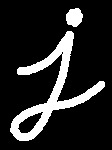
#> input picture PruebasImagenes/j.jpeg, 112 x 150 px, found by its file name
$ python morfologia.py   (Python 2 division)
#> lines starting #> are read from the running program, lines starting #| are printed output that depends on the picture; after the words box and inside, x2 and y2 are one past the last pixel; in counts of white or black regions, pixels touching at a corner belong together
import numpy as np
import cv2
import math
import time

from PIL import Image


def erode(img, kernel):
    return cv2.erode(img,kernel)
def dilate(img, kernel):
    return cv2.dilate(img,kernel)

# [29 lines left out: functions cuadradoMask, diamanteMask, not called in this run]
def cruzMasks(n):
#> called with n = 7
    origen=n/2 # (2,2)
    cuadrado = []
    for i in range(0,n):
        l=[]
        q=int(n/2)
        if i == int(n/2) :
            for i in range (0,n):
                l.append(255)
        else:
            for j in range(0,q):
                l.append(0)
            l.append(255)
            for k in range(0,q):
                l.append(0)
        cuadrado.append(l)

    print (cuadrado)
    return cuadrado


# [43 lines left out: functions _erosion, _dilate, not called in this run]


def erosion(img,M,x,y):
#> called with x = 3, y = 3
    Ah = np.size(img, 0)
#> Ah = 150
    Aw = np.size(img, 1)
#> Aw = 112
    NI = np.zeros_like(img, np.uint8)
    A = np.asarray( img )
    Mh=len(M)
    Mw=len(M[0])

    for i in range (0,Ah):
        for j in range(0,Aw):
            #if i + Mh-1<Ah and j+Mw-1<Aw:
            if i+x<Ah and j+y<Aw:
                contA=0
                contM=0
                for k in range(0,Mh):
                    for l in range(0,Mw):
                        if M[k][l]==255:
                            contM+=1
                            if i+k<Ah and j+l<Aw:
                                if A[i+k][j+l]==255:
                                    contA+=1
                if contA==contM:
                    NI[i+x][j+y]=255
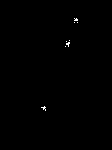
#> NI: shape (150, 112); 0.21% white in thin lines or dots, all inside (x1, y1, x2, y2) = (41, 18, 78, 111)

    img1 = Image.fromarray(NI)
    #img.save('my.png')
    img1.show()
    #print (NI)
    return img1

# [41 lines left out: functions dilatacion, binarizar, not called in this run]

def opening(img, kernel):
    return dilate(erode(img, kernel), kernel)
def closing(img, kernel):
    return erode(dilate(img, kernel), kernel)

def _op(img, kernel, x, y):
    new_image = dilatacion(erosion(img, kernel, x, y), kernel, x, y)
    return new_image
def _cl(img, kernel, x, y):
    new_image = erosion(dilatacion(img, kernel, x, y), kernel, x, y)
    return new_image

if __name__ == "__main__":
    # path = "/home/sergio/TCG/imagenesTCG/coins.png"
    # path = "/home/sergio/TCG/PruebasImagenes/circuit.bmp"
    path = "/home/sergio/TCG/PruebasImagenes/j.jpeg"
    # path = "/home/sergio/TCG/PruebasImagenes/bw.jpg"
    # path = "/home/sergio/TCG/PruebasImagenes/world.png"


    nmask = 7

    # M = cuadradoMask(nmask)
    # M = diamanteMask(nmask)
    M = cruzMasks(nmask)

    # kernel = np.array(M)
    # kernel = np.ones((5,5),np.uint8)

    # img = cv2.imread(path, cv2.THRESH_BINARY)
    img = Image.open(path).convert('L')
    img.show(title="original")

    # [4 lines of commented-out code are left out]


    erosion(img, M, nmask/2, nmask/2)
    # _dilate(img,M,nmask/2,nmask/2)
    # _op(img, M, nmask/2, nmask/2)
    # _cl(img, M, nmask/2, nmask/2)

#> (the run stopped early here; a loop or call above may not have finished)

$ run again, with PruebasImagenes/bw.jpg copied over PruebasImagenes/j.jpeg
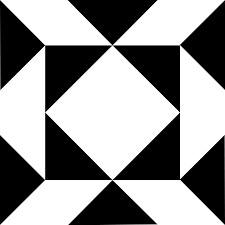
#> input picture PruebasImagenes/bw.jpg, 225 x 225 px, found by its file name
#> Ah = 225
#> after the loop in erosion, `for i in range (0,Ah):`:
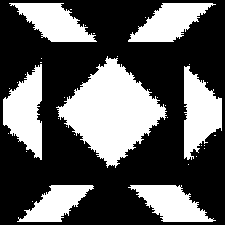
#> NI: shape (225, 225); 35.7% white; 36 white regions (29 under 20 px), largest, box (x1, y1, x2, y2) and area: (56, 56, 167, 168) 6340, (3, 64, 42, 160) 2313, (184, 66, 222, 160) 2259
